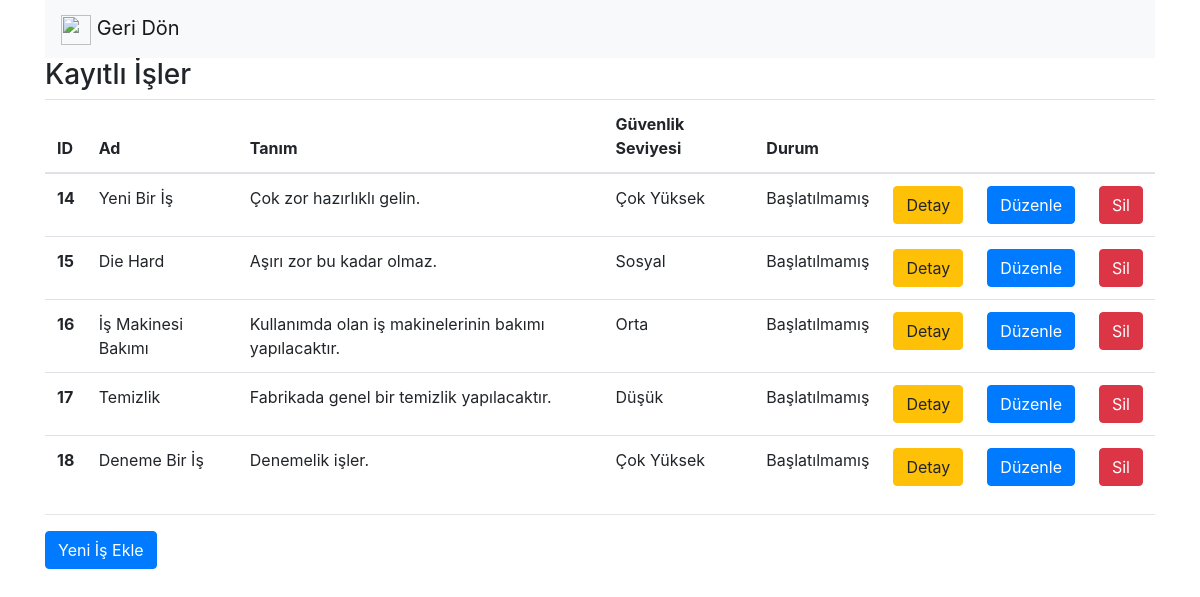
The page /isListe on the database as committed earlier.
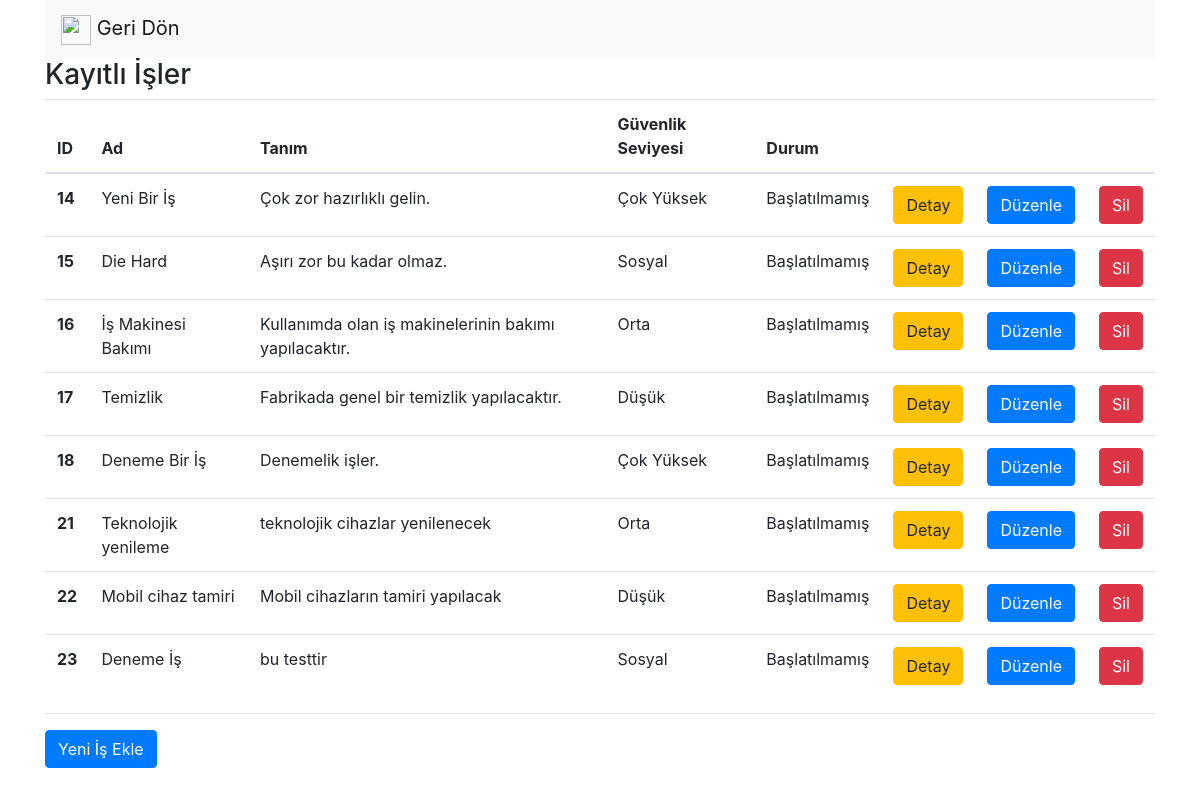
The same page on the database as committed later.
### safeputapp/models.py (models this page shows, shortened)
class Is(models.Model):
    ad = models.CharField(max_length = 50, verbose_name = "Ad")
    tanim = models.CharField(max_length = 250, verbose_name = "Tanım")
    fatura_no = models.CharField(max_length = 20, verbose_name = "Fatura Numarası")
    guvenlik_seviye = models.ForeignKey(GuvenlikSeviye, on_delete = models.CASCADE, verbose_name = "Güvenlik Seviyesi")
    is_durum = models.ForeignKey(IsDurum, on_delete = models.CASCADE, verbose_name = "Durum")
    aktifmi = models.BooleanField(verbose_name = "Aktif mi?", default = True)
    firma_id = models.ForeignKey(Firma, on_delete = models.CASCADE, verbose_name = "Firma")
    olusturma_tarihi = models.DateTimeField(auto_now_add = True, blank = True, verbose_name = "Oluşturma Tarihi")
    duzunleme_tarihi = models.DateTimeField(verbose_name = "Duzenleme Tarihi", blank = True, null = True)
    baglanti = models.CharField(max_length = 100, verbose_name = "Bağlantı")

class GuvenlikSeviye(models.Model):
    ad = models.CharField(max_length = 50, verbose_name = "Ad", null = False, blank = False)
    def __unicode__(self):
        return self.ad

class IsDurum(models.Model):
    tanim = models.CharField(max_length = 50, verbose_name = "Tanım", null = False, blank = False)
    def __unicode__(self):
        return self.tanim

### safeputapp/views.py (the view)
# urls.py: url(r'^isListe', isListe),
def isListe(request):
    isler = Is.objects.all()
    return render(request, "isListe.html", { "isler" : isler })

### safeputapp/templates/isListe.html (shortened to what this page needs)
<!DOCTYPE html>
    <html>
        <head>
        <link rel="stylesheet" href="https://maxcdn.bootstrapcdn.com/bootstrap/4.0.0/css/bootstrap.min.css">
        </head>
        <body>
            <div class="container">
                <nav class="navbar navbar-light bg-light">
                    <a class="navbar-brand" href="anasayfa">
                        <img src="https://image.flaticon.com/icons/svg/118/118739.svg" width="30" height="30" alt=""> Geri Dön
                    </a>
                </nav>
                <h3>Kayıtlı İşler</h3>
                    {% if isler %}
                        <table class="table">
                            <thead>
                                <tr>
                                <th scope="col">ID</th>
                                <th scope="col">Ad</th>
                                <th scope="col">Tanım</th>
                                <th scope="col">Güvenlik Seviyesi</th>
                                <th scope="col">Durum</th>
                                <th scope="col"></th>
                                <th scope="col"></th>
                                <th scope="col"></th>
                                </tr>
                            </thead>
                            <tbody>
                                {% for mevcutIs in isler %}
                                    {% if mevcutIs.aktifmi %}
                                        <tr>
                                            <th scope="row"> {{ mevcutIs.id }} </th>
                                            <td> {{ mevcutIs.ad }} </td>
                                            <td> {{ mevcutIs.tanim }} </td>
                                            <td> {{ mevcutIs.guvenlik_seviye }} </td>
                                            <td> {{ mevcutIs.is_durum }} </td>
                                            <td><a href="/isDetay/{{mevcutIs.id}}" class="btn btn-warning">Detay</td>
                                            <td><a href="/isDuzenle/{{mevcutIs.id}}" class="btn btn-primary">Düzenle</td>
                                            <td><a href="/isSil/{{mevcutIs.id}}" class="btn btn-danger">Sil</td>
                                        </tr>
                                    {% endif %}
                                {% endfor %}
                            </tbody>
                        </table>
                    {% else %}
                        <div class="alert alert-danger">
                            Kayıt bulunamadı.
                        </div>
                    {% endif %}
                <hr>
                <a href="isEkle" class="btn btn-primary"> Yeni İş Ekle </a>
            </div>
        </body>
</html>

Rows that differ between the two databases and show on the page:
added Is: id "21", ad "Teknolojik yenileme", tanim "teknolojik cihazlar yenilenecek", guvenlik_seviye "Orta", is_durum "Başlatılmamış"
added Is: id "22", ad "Mobil cihaz tamiri", tanim "Mobil cihazların tamiri yapılacak", guvenlik_seviye "Düşük", is_durum "Başlatılmamış"
added Is: id "23", ad "Deneme İş", tanim "bu testtir", guvenlik_seviye "Sosyal", is_durum "Başlatılmamış"
